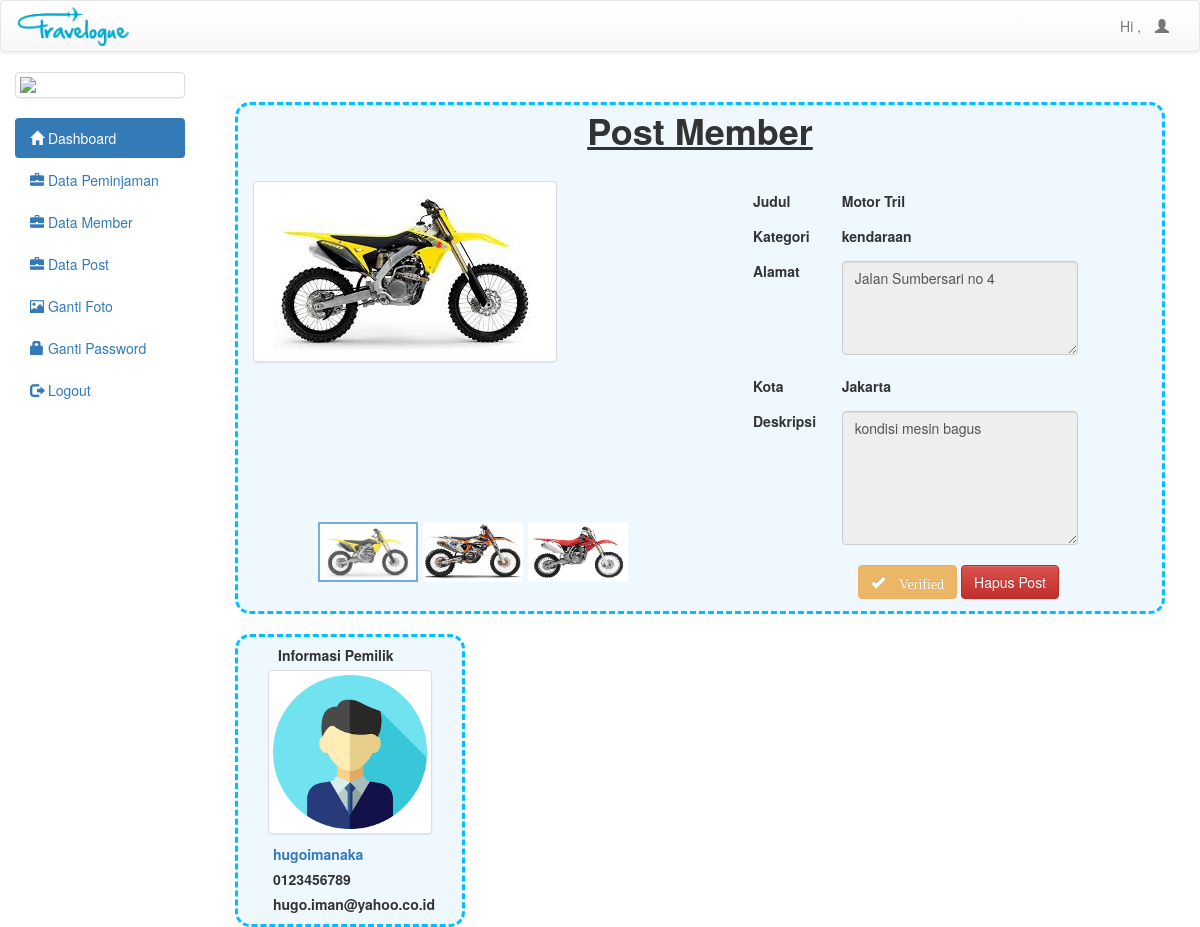
The page /c_admin/detailPost/3 on the database its author committed.
### tables this page shows
CREATE TABLE `post` (
  `id_post` int(10) NOT NULL,
  `id_member` int(10) NOT NULL,
  `kategori` varchar(20) NOT NULL,
  `judul` varchar(50) NOT NULL,
  `alamat` varchar(100) NOT NULL,
  `kota` varchar(30) NOT NULL,
  `deskripsi` varchar(200) NOT NULL,
  `gambar1` varchar(30) NOT NULL,
  `gambar2` varchar(30) NOT NULL,
  `gambar3` varchar(30) NOT NULL,
  `status` varchar(10) NOT NULL
);

CREATE TABLE `member` (
  `id_member` int(10) NOT NULL,
  `email` varchar(50) NOT NULL,
  `nama_member` varchar(50) NOT NULL,
  `password` varchar(100) NOT NULL,
  `alamat` varchar(100) NOT NULL,
  `no_hp` varchar(15) NOT NULL,
  `foto` varchar(30) NOT NULL
);

### application/controllers/c_admin.php (called while the page is built, shortened)
<?php
class C_admin extends CI_Controller{
	function __construct(){
		$this->load->model('m_admin');
		$this->load->model('m_member');
		$this->load->model('m_post');
		$this->load->model('m_peminjaman');
	}
	function detailPost($id_post){
		$data['dataPost'] = $this->m_post->PostMemberLain($id_post);
		$this->load->view('v_postmemberlain_a',$data);
	}
}

### index.php (called while the page is built, shortened)
<?php
require_once BASEPATH.'core/CodeIgniter.php';

### application/models/m_post.php (called while the page is built, shortened)
<?php
class M_post extends CI_Model{
	function PostMemberLain($id_post){
		$this->db->select('*');
		$this->db->from('post');
		$this->db->join('member', 'post.id_member = member.id_member');
		$this->db->where('post.id_post', $id_post);
		$query = $this->db->get();
        if ($query->num_rows() >0){
            foreach ($query->result() as $data) {
                $dataPost[] = $data;
            }
        return $dataPost;
        }
	}
}

### application/views/v_postmemberlain_a.php (the view, shortened to what this page needs)
<?php
  $this->load->view('v_header_a');
?>
    <?php
        foreach ($dataPost as $isi){
        }
    ?>
        <form class="form" role="form" method="post" action="" style="margin: 30px 0px 70px -50px;">
            <div class="row" id="kol-tam" style="margin-left: 70px;margin-right: 20px;">
            <h1 style="text-align: center;margin-top: 5px;"><b><u>Post Member</u></b></h1>
                <div class="col-md-4" style="height: 450px;width: 485px;">
                    <div class="carousel slide article-slide" id="article-photo-carousel">
                        <div class="carousel-inner cont-slider">
                            <div class="item active">
                                <img alt="" class="thumbnail" src="<?php echo base_url()?>assets/img/post/<?php echo $isi->gambar1?>">
                            </div>
                        </div>
                        <ol class="carousel-indicators">
                            <li class="active" data-slide-to="0" data-target="#article-photo-carousel">
                                <img alt="" src="<?php echo base_url()?>assets/img/post/<?php echo $isi->gambar1 ?>">
                            </li>
                            <li class="" data-slide-to="1" data-target="#article-photo-carousel">
                                <img alt="" src="<?php echo base_url()?>assets/img/post/<?php echo $isi->gambar2 ?>">
                            </li>
                            <li class="" data-slide-to="2" data-target="#article-photo-carousel">
                                <img alt="" src="<?php echo base_url()?>assets/img/post/<?php echo $isi->gambar3 ?>">
                            </li>
                        </ol>
                    </div>
                </div>
                <div class="col-md-5" style="margin: 30px 0 10px 0px;">
                    <div class="form-group">
                        <label for="judul" class="col-sm-3 control-label">Judul</label>
                        <div class="col-sm-9">
                            <label><?php echo $isi->judul ?></label>
                        </div>
                    </div>
                    <div class="form-group">
                        <br><label class="col-sm-3 control-label" for="kota">Kategori</label>
                        <div class="col-sm-9">
                            <label><?php echo $isi->kategori ?></label>
                        </div>
                    </div>
                    <div class="form-group">
                        <br><label class="control-label col-sm-3" for="alamat">Alamat</label>
                        <div class="col-sm-9">
                            <textarea class="form-control" rows="4" id="alamat" name="alamat" disabled><?php echo $isi->alamat  ?></textarea>
                        </div>
                    </div>
                    <div class="form-group">
                        <br><br><br><br><br><label class="col-sm-3 control-label" for="kota">Kota</label>
                        <div class="col-sm-9">
                            <label><?php echo $isi->kota  ?></label>
                        </div>
                    </div>
                    <div class="form-group">
                        <br><label class="control-label col-sm-3" for="desk">Deskripsi</label>
                        <div class="col-sm-9">
                            <textarea class="form-control" id="deskripsi" name="deskripsi" rows="6" id="desk" disabled><?php echo $isi->deskripsi  ?></textarea>
                        </div>
                    </div><br>
                    <?php
                    if($isi->status =='unverified'){ ?>
                        <button type="button" class="btn btn-warning" style="margin : 20px 0 0 120px;"><a href="<?php echo base_url('c_admin/verifikasi'); ?>/<?php echo $isi->id_post ?>">Verifikasi</a></button>
                    <?php }
                    else{ ?>
                        <button type="button" class="btn btn-warning" style="margin : 20px 0 0 120px;" disabled><span class="glyphicon glyphicon-ok"> Verified</span></button>
                    <?php } ?>
                    <button type="button" class="btn btn-danger" style="margin : 20px 0 0 0"><a href="<?php echo base_url('c_admin/hapusPost'); ?>/<?php echo $isi->id_post ?>"><h9 style="color: white">Hapus Post</h9></a></button>
                </div>
            </div>
            <div class="col-md-4" id="l-post2" style="width: 230px;margin: 20px 0px 0 70px; float: left;">
                <div class="col-md-12" id="dp" style="margin: 8px -20px 10px 0px;">
                    <label style="margin-left: 10px;">Informasi Pemilik</label><br>
                    <img src="<?php echo base_url()?>assets/img/profile/<?php echo $isi->foto ; ?>" class="img-thumbnail" style="width: 180px;">
                </div>
                <div class="col-md-12">
                    <div class="col-md-9" style="margin-left: -10px;">
                        <label><a href="<?php echo base_url('c_admin/profilememberlain'); ?>/<?php echo $isi->id_member ; ?>"><?php echo $isi->nama_member  ?></a></label>
                    </div>
                </div>
                <div class="col-md-12">
                    <div class="col-md-9" style="margin-left: -10px;">
                        <label><?php echo $isi->no_hp  ?></label>
                    </div>
                </div>
                <div class="col-md-12">
                    <div class="col-md-9" style="margin : 0px 0px 5px -10px;">
                        <label><?php echo $isi->email  ?></label>
                    </div>
                </div>
            </div>
            </form>
        </div>
</body>
</html>

### application/views/v_header_a.php (shortened to what this page needs)
<!DOCTYPE html>
<html lang="en">
<head>
    <link rel="stylesheet" href="<?php echo base_url()?>assets/css/bootstrap.css" type="text/css">
	<link rel="stylesheet" href="<?php echo base_url()?>assets/css/bootstrap.min.css" type="text/css">
	<link rel="stylesheet" href="<?php echo base_url()?>assets/css/bootstrap-theme.css" type="text/css">
	<link rel="stylesheet" href="<?php echo base_url()?>assets/css/info_css.css" type="text/css">
	<link rel="stylesheet" type="text/css" href="<?php echo base_url()?>assets/js/jquery-ui/jquery-ui.css">
</head>
<body>
	<div class="navbar navbar-default">
		<div class="container-fluid">
			<div class="navbar-header">
				<a class="navbar-brand" href="#">
        			<img class="logo" alt="Brand" src="<?php echo base_url()?>assets/img/logo.png">
      			</a>
			</div>
			<div class="collapse navbar-collapse">
				<ul class="nav navbar-nav navbar-right">
					<li><a class="dropdown-toggle" data-toggle="dropdown" role="button" href="#">Hi , <?php echo $this->session->userdata("nama_admin"); ?><span class="glyphicon glyphicon-user" style="margin-left: 10px;"></span></a></li>
				</ul>
			</div>
		</div>
	</div>
	<div class="col-md-2">
		<div class="row">
			<div class="col-xs-6 col-md-12">
				<a class="thumbnail">
					<img class="img-responsive" src="<?php echo base_url()?>assets/img/profile/<?php echo $this->session->userdata("foto"); ?>">
				</a>
			</div>
		</div>
		<ul class="nav nav-pills nav-stacked">
			<li class="active"><a href="<?php echo base_url('c_admin/dashboard'); ?>"><span class="glyphicon glyphicon-home"></span>  Dashboard</a></li>
			<li><a href="<?php echo base_url('c_admin/dataPeminjaman'); ?>"><span class="glyphicon glyphicon-briefcase"></span>  Data Peminjaman</a></li>
			<li><a href="<?php echo base_url('c_admin/dataMember'); ?>"><span class="glyphicon glyphicon-briefcase"></span>  Data Member</a></li>
			<li><a href="<?php echo base_url('c_admin/dataPost'); ?>"><span class="glyphicon glyphicon-briefcase"></span>  Data Post</a></li>
			<li><a href="<?php echo base_url('c_admin/gantiFoto'); ?>"><span class="glyphicon glyphicon-picture"></span>  Ganti Foto</a></li>
			<li><a href="<?php echo base_url('c_admin/gantiPassword'); ?>"><span class="glyphicon glyphicon-lock"></span> Ganti Password</a></li>
			<li><a href="<?php echo base_url('c_admin/logout'); ?>"><span class="glyphicon glyphicon-log-out"></span>  Logout</a></li>
		</ul>
	</div>
	<div class="col-md-10">

### assets/css/info_css.css (style rules this page uses)
.logo { float:left; width: 115px; margin: -10px 5px 10px 0; }
#dp { margin: 20px; }
#kol-tam { background-color: #F0F8FF; border: 3px dashed #00BFFF; border-radius: 15px; }
#l-post2 { background-color: #F0F8FF; border: 3px dashed #00BFFF; border-radius: 15px; width:200px; margin-left: 30px; }
.carousel { width: 450px; height: 350px; margin: 20px 0 20px 0; }
.article-slide .carousel-indicators { bottom: -60px; left: 0; margin-left: 65px; width: 100%; }
.article-slide .carousel-indicators li { border: medium none; border-radius: 0; float: left; height: 54px; margin-bottom: 5px; margin-left: 0; margin-right: 5px !important; margin-top: 0; width: 100px; }
.article-slide .carousel-indicators img { border: 2px solid #FFFFFF; float: left; height: 60px; left: 0; width: 100px; }
.article-slide .carousel-indicators .active img { border: 2px solid #428BCA; opacity: 0.7; }

### rows shown on the page
post: gambar1 (picture), gambar2 (picture), gambar3 (picture), judul "Motor Tril", kategori "kendaraan", alamat "Jalan Sumbersari no 4", kota "Jakarta", deskripsi "kondisi mesin bagus", member.foto (picture), member.nama_member "hugoimanaka", member.no_hp "0123456789", member.email "hugo.iman@yahoo.co.id"
